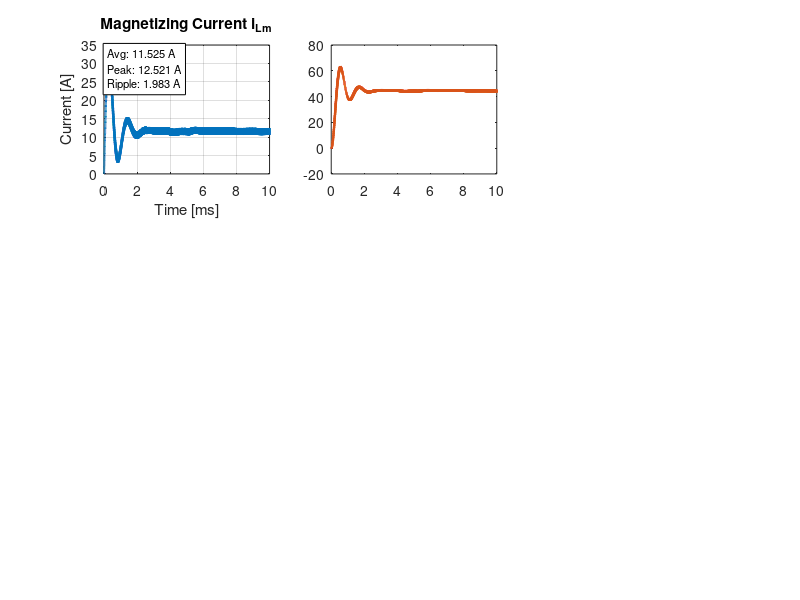

MATLAB code for this plot: (Note: this script raises an error after producing the figure.)
% =========================================================================
% Flyback Converter Simulation - State Space Average Model
% =========================================================================
% Author: LAOUAR Ouassim
% Institution: CentraleSupélec
% 
% Based on the paper:
% A. S. Raj, A. M. Siddeshwar, Guruswamy K P, Maheshan C M and 
% Vijay Sanekere C, "Modelling of flyback converter using state space 
% averaging technique," 2015 IEEE International Conference on Electronics, 
% Computing and Communication Technologies (CONECCT), Bangalore, India, 
% 2015, pp. 1-5, doi: 10.1109/CONECCT.2015.7383871.
%
% Description:
% This script simulates a flyback converter using state-space averaging
% technique. The converter model is split into two sub-intervals based on
% switch state (ON/OFF) and solved using RK4 numerical integration.
%
% State Variables: [i_Lm; v_C]
% - i_Lm: Magnetizing inductance current
% - v_C: Output capacitor voltage
% =========================================================================

clc;
clear;
close all;

%% ========================================================================
%  1. SIMULATION PARAMETERS
% =========================================================================

% Control parameters
Duty_Cycle = 0.8;      % PWM duty cycle (0.0 to 1.0)
f_sw       = 100e3;    % Switching frequency [Hz]
T_sim      = 0.01;     % Total simulation time [s]

% Circuit parameters
Vin  = 24;             % Input voltage [V]
Vd   = 0.7;            % Diode forward voltage drop [V]
R    = 10;             % Load resistance [Ω]
C    = 47e-6;          % Output capacitance [F]
Lm   = 100e-6;         % Magnetizing inductance [H]
Rsw  = 0.1;            % Switch on-resistance [Ω]
Rc   = 0.05;           % Capacitor ESR [Ω]
n    = 2;              % Transformer turns ratio (Np/Ns)

%% ========================================================================
%  2. STATE-SPACE MATRICES
% =========================================================================
% Two operating modes based on equations from the referenced paper:
% - Mode 1 (Switch ON): Primary side energy storage
% - Mode 2 (Switch OFF): Energy transfer to secondary side
% =========================================================================

% Common denominator terms
denom_time_const = C * (R + Rc);
denom_time_const2 = C * (R + Rc);
denom_L_damping  = Lm * (R + Rc);

% --- Mode 1: Switch ON ---
% Magnetizing inductance charges from input
A1 = [ -Rsw/Lm,              0;
        0,                  -1/denom_time_const ];

B1 = [  1/Lm,                0;
        0,                   0 ];
   
C1 = [  0,                   R/(R+Rc) ];
D1 = [  0,                   0 ];

% --- Mode 2: Switch OFF ---
% Energy transfers to secondary through transformer
A2 = [ -(n^2 * Rc * R)/denom_L_damping,    -(n * R)/denom_L_damping;
        (n * R)/denom_time_const2,         -1/denom_time_const ];

B2 = [  0,                  -n/Lm;
        0,                   0 ];

C2 = [ -(n*R*Rc)/(R+Rc),     R/(R+Rc) ];  
D2 = [  0,                   0 ];

%% ========================================================================
%  3. TIME DISCRETIZATION
% =========================================================================

% Use high resolution for accurate PWM representation
points_per_cycle = 200;
dt = 1/(f_sw * points_per_cycle);
time = 0:dt:T_sim;
N = length(time);

fprintf('=== Simulation Configuration ===\n');
fprintf('Time step: %.2e s\n', dt);
fprintf('Total points: %d\n', N);
fprintf('Points per switching cycle: %d\n', points_per_cycle);
fprintf('Switching period: %.2e s\n\n', 1/f_sw);

%% ========================================================================
%  4. NUMERICAL INTEGRATION (RK4 METHOD)
% =========================================================================

% Initialize state vector [i_Lm; v_C]
x = zeros(2, N); 
x(:,1) = [0; 0];  % Initial conditions: zero current and voltage

% Output and mode tracking arrays
y_out = zeros(1, N);  % Output voltage
mode = zeros(1, N);   % Switch state (1=ON, 0=OFF)

% Input vector
u = [Vin; Vd]; 
T_period = 1/f_sw;

% Main simulation loop
fprintf('Running simulation');

for k = 1:N-1
    t_curr = time(k);
    
    % Progress indicator
    if mod(k, floor(N/10)) == 0
        fprintf('.');
    end
    
    % PWM control logic
    t_in_cycle = mod(t_curr, T_period);
    
    if t_in_cycle < (Duty_Cycle * T_period)
        % Switch ON: Use Mode 1 matrices
        A = A1; 
        B = B1; 
        C_out = C1; 
        D_out = D1;
        mode(k) = 1;
    else
        % Switch OFF: Use Mode 2 matrices
        A = A2; 
        B = B2; 
        C_out = C2; 
        D_out = D2;
        mode(k) = 0;
    end
    
    % RK4 integration for state update
    k1 = A * x(:,k) + B * u;
    k2 = A * (x(:,k) + 0.5*dt*k1) + B * u;
    k3 = A * (x(:,k) + 0.5*dt*k2) + B * u;
    k4 = A * (x(:,k) + dt*k3) + B * u;
    
    x(:,k+1) = x(:,k) + (dt/6) * (k1 + 2*k2 + 2*k3 + k4);
    
    % Calculate output voltage
    y_out(k) = C_out * x(:,k) + D_out * u;
end

% Final point
y_out(N) = C2 * x(:,N) + D2 * u;
mode(N) = mode(N-1);

fprintf(' Complete!\n\n');

%% ========================================================================
%  5. PERFORMANCE METRICS (STEADY-STATE ANALYSIS)
% =========================================================================

% Analyze last 20% of simulation (steady-state region)
steady_idx = floor(0.8*N):N;

% Voltage metrics
V_out_avg = mean(y_out(steady_idx));
V_out_ripple = max(y_out(steady_idx)) - min(y_out(steady_idx));
V_cap_avg = mean(x(2,steady_idx));

% Current metrics
I_Lm_avg = mean(x(1,steady_idx));
I_Lm_peak = max(x(1,steady_idx));
I_Lm_ripple = max(x(1,steady_idx)) - min(x(1,steady_idx));

% Power and efficiency
P_out = V_out_avg^2/R;
P_in = Vin*I_Lm_avg*Duty_Cycle;
efficiency = 100*P_out/P_in;

% Ideal flyback output voltage (for comparison)
V_out_ideal = ((1/n) * Duty_Cycle * Vin) / (1 - Duty_Cycle);

% Display results
fprintf('=== Performance Metrics (Steady-State) ===\n');
fprintf('Output Voltage:\n');
fprintf('  Average: %.3f V\n', V_out_avg);
fprintf('  Ideal (theory): %.3f V\n', V_out_ideal);
fprintf('  Error: %.2f%%\n', 100*abs(V_out_avg-V_out_ideal)/V_out_ideal);
fprintf('  Ripple: %.3f V (%.2f%%)\n\n', V_out_ripple, 100*V_out_ripple/V_out_avg);

fprintf('Magnetizing Current:\n');
fprintf('  Average: %.3f A\n', I_Lm_avg);
fprintf('  Peak: %.3f A\n', I_Lm_peak);
fprintf('  Ripple: %.3f A\n\n', I_Lm_ripple);

fprintf('Power:\n');
fprintf('  Output: %.3f W\n', P_out);
fprintf('  Efficiency (approx): %.1f%%\n\n', efficiency);

%% ========================================================================
%  5b. STATE-SPACE AVERAGING & SMALL-SIGNAL ANALYSIS
% =========================================================================

% --- Large-Signal Averaged Model ---
fprintf('=== Computing State-Space Averaged Model ===\n');

d  = Duty_Cycle;
d1 = d;        % First sub-interval (switch ON)
d2 = 1 - d1;   % Second sub-interval (switch OFF)

% Averaged continuous-time state-space matrices
A_bar = d1*A1 + d2*A2;
B_bar = d1*B1 + d2*B2;
C_bar = d1*C1 + d2*C2;
D_bar = d1*D1 + d2*D2;

% Build LTI averaged model with inputs [Vin; Vd]
sys_avg = ss(A_bar, B_bar, C_bar, D_bar);

% Transfer functions from inputs to output (large-signal)
G_vin = tf(sys_avg(:,1));   % v_out / Vin
G_vd  = tf(sys_avg(:,2));   % v_out / Vd

fprintf('Large-signal averaged model created.\n\n');

% --- Small-Signal Model ---
fprintf('=== Deriving Small-Signal Transfer Functions ===\n');

% Operating point (use steady-state averages from simulation)
x_op = [I_Lm_avg; V_cap_avg];   % [i_Lm_op; v_C_op]
u_op = [Vin; Vd];               % [Vin_op; Vd_op]

% Sensitivity of state and output to duty perturbation d_hat
E_d = (A1 - A2)*x_op + (B1 - B2)*u_op;  % State sensitivity (2x1)
F_d = (C1 - C2)*x_op + (D1 - D2)*u_op;  % Output sensitivity (scalar)

% Build small-signal LTI model: Gvd(s) = v_out_hat(s) / d_hat(s)
A_lin = A_bar;
B_lin = E_d;       % Duty input
C_lin = C_bar;
D_lin = F_d;
sys_gvd = ss(A_lin, B_lin, C_lin, D_lin);

% Control-to-output transfer function
Gvd = tf(sys_gvd);

fprintf('Control-to-Output Transfer Function Gvd(s) = v_out_hat(s) / d_hat(s):\n');
disp(Gvd);

% Small-signal input-to-output: Gvg(s) = v_out_hat(s) / Vin_hat(s)
B_vin = B_bar(:,1);     % Column corresponding to Vin
D_vin = D_bar(1,1);     % Direct term Vin -> v_out
sys_gvg = ss(A_bar, B_vin, C_bar, D_vin);
Gvg = tf(sys_gvg);

fprintf('\nInput-to-Output Transfer Function Gvg(s) = v_out_hat(s) / Vin_hat(s):\n');
disp(Gvg);
fprintf('\n');

%% ========================================================================
%  6. VISUALIZATION
% =========================================================================

% Main analysis figure
figure('Color','w', 'Position', [50 50 1600 900]);

% Define zoom window (last 5 switching cycles)
t_zoom_start = T_sim - 5/f_sw;
zoom_idx = time >= t_zoom_start;

% Color scheme
color_blue = [0 0.4470 0.7410];
color_orange = [0.8500 0.3250 0.0980];
color_purple = [0.4940 0.1840 0.5560];
color_green = [0.4660 0.6740 0.1880];
color_red = [0.6350 0.0780 0.1840];

% --- Row 1: Full time-domain waveforms ---

subplot(3,3,1);
plot(time*1000, x(1,:), 'LineWidth', 1.5, 'Color', color_blue);
grid on;
title('Magnetizing Current i_{Lm}');
ylabel('Current [A]');
xlabel('Time [ms]');
xlim([0 T_sim*1000]);
text(0.02, 0.98, sprintf('Avg: %.3f A\nPeak: %.3f A\nRipple: %.3f A', ...
    I_Lm_avg, I_Lm_peak, I_Lm_ripple), 'Units', 'normalized', ...
    'VerticalAlignment', 'top', 'BackgroundColor', 'w', 'EdgeColor', 'k', 'FontSize', 8);

subplot(3,3,2);
plot(time*1000, y_out, 'LineWidth', 1.5, 'Color', color_orange);
hold on;
yline(V_out_avg, '--k', 'LineWidth', 1.5);
yline(V_out_ideal, '-.', 'Color', color_green, 'LineWidth', 1.5);
grid on;
title('Output Voltage v_{out}');
ylabel('Voltage [V]');
xlabel('Time [ms]');
xlim([0 T_sim*1000]);
legend('v_{out}', sprintf('Avg: %.2fV', V_out_avg), sprintf('Ideal: %.2fV', V_out_ideal), ...
    'Location', 'southeast', 'FontSize', 7);

subplot(3,3,3);
plot(time*1000, x(2,:), 'LineWidth', 1.5, 'Color', color_purple);
hold on;
yline(V_cap_avg, '--k', 'LineWidth', 1.5);
grid on;
title('Capacitor Voltage v_C');
ylabel('Voltage [V]');
xlabel('Time [ms]');
xlim([0 T_sim*1000]);
text(0.98, 0.98, sprintf('Avg: %.3f V', V_cap_avg), 'Units', 'normalized', ...
    'HorizontalAlignment', 'right', 'VerticalAlignment', 'top', ...
    'BackgroundColor', 'w', 'EdgeColor', 'k', 'FontSize', 8);

% --- Row 2: Zoomed view (last 5 cycles) ---

subplot(3,3,4);
plot(time(zoom_idx)*1000, x(1,zoom_idx), 'LineWidth', 2, 'Color', color_blue);
hold on;
yline(I_Lm_avg, '--r', 'LineWidth', 1.5);
grid on;
title('i_{Lm} - Zoomed (Last 5 Cycles)');
ylabel('Current [A]');
xlabel('Time [ms]');

subplot(3,3,5);
plot(time(zoom_idx)*1000, y_out(zoom_idx), 'LineWidth', 2, 'Color', color_orange);
hold on;
yline(V_out_avg, '--k', 'LineWidth', 1.5);
yline(V_out_avg + V_out_ripple/2, ':', 'Color', color_red, 'LineWidth', 1);
yline(V_out_avg - V_out_ripple/2, ':', 'Color', color_red, 'LineWidth', 1);
grid on;
title('v_{out} - Zoomed (Last 5 Cycles)');
ylabel('Voltage [V]');
xlabel('Time [ms]');
legend('v_{out}', 'Average', 'Ripple bounds', 'Location', 'best', 'FontSize', 7);

subplot(3,3,6);
plot(time(zoom_idx)*1000, mode(zoom_idx), 'LineWidth', 2, 'Color', color_purple);
grid on;
title('Switch State (PWM) - Zoomed');
ylabel('State');
xlabel('Time [ms]');
ylim([-0.1 1.1]);
yticks([0 1]);
yticklabels({'OFF', 'ON'});

% --- Row 3: Analysis plots ---

subplot(3,3,7);
plot(x(1,steady_idx), x(2,steady_idx), 'LineWidth', 1, 'Color', color_blue);
hold on;
plot(x(1,steady_idx(1)), x(2,steady_idx(1)), 'go', 'MarkerSize', 8, 'LineWidth', 2);
plot(x(1,steady_idx(end)), x(2,steady_idx(end)), 'rs', 'MarkerSize', 8, 'LineWidth', 2);
grid on;
title('Phase Plane (Steady-State)');
xlabel('i_{Lm} [A]');
ylabel('v_C [V]');
legend('Trajectory', 'Start', 'End', 'Location', 'best', 'FontSize', 7);
axis equal;

subplot(3,3,8);
P_inst = y_out.^2 / R;
plot(time*1000, P_inst, 'LineWidth', 1.5, 'Color', color_green);
hold on;
yline(P_out, '--k', 'LineWidth', 1.5);
grid on;
title('Instantaneous Output Power');
ylabel('Power [W]');
xlabel('Time [ms]');
xlim([0 T_sim*1000]);
legend('P_{out}(t)', sprintf('Avg: %.2fW', P_out), 'Location', 'southeast', 'FontSize', 7);

% Efficiency over time
subplot(3,3,9);
eta_inst = (y_out.^2 / R) ./ (Vin * x(1,:) * Duty_Cycle + eps) * 100;
eta_inst(eta_inst > 100) = 100; % Cap at 100%
eta_inst(eta_inst < 0) = 0;     % No negative efficiency
plot(time*1000, eta_inst, 'LineWidth', 1.5, 'Color', color_red);
hold on;
yline(efficiency, '--k', 'LineWidth', 1.5);
grid on;
title('Instantaneous Efficiency');
ylabel('Efficiency [%]');
xlabel('Time [ms]');
xlim([0 T_sim*1000]);
ylim([0 min(110, max(eta_inst)*1.1)]);
legend('η(t)', sprintf('Avg: %.1f%%', efficiency), 'Location', 'southeast', 'FontSize', 7);

% Main title
sgtitle(sprintf('Flyback Converter Analysis | V_{in}=%.1fV, D=%.2f, f_{sw}=%.0fkHz', ...
    Vin, Duty_Cycle, f_sw/1e3), 'FontSize', 14, 'FontWeight', 'bold');

%% ========================================================================
%  7. PERFORMANCE SUMMARY FIGURE
% =========================================================================

figure('Color','w', 'Position', [100 100 800 600]);
axis off;

% Title
text(0.5, 0.95, '\bf\fontsize{16}Flyback Converter - Performance Summary', ...
    'Units', 'normalized', 'HorizontalAlignment', 'center', ...
    'VerticalAlignment', 'top');

% Circuit schematic info
text(0.5, 0.87, sprintf('State-Space Averaging Model | Based on IEEE Paper doi:10.1109/CONECCT.2015.7383871'), ...
    'Units', 'normalized', 'HorizontalAlignment', 'center', ...
    'FontSize', 9, 'Color', [0.4 0.4 0.4]);

% Left column - Input parameters
text(0.05, 0.78, '\bf\fontsize{12}INPUT PARAMETERS', ...
    'Units', 'normalized', 'VerticalAlignment', 'top', 'Color', [0 0.4470 0.7410]);
line([0.05 0.45], [0.76 0.76], 'Color', [0 0.4470 0.7410], 'LineWidth', 2);

input_text = {
    sprintf('\\bf Input Voltage (V_{in}):  \\rm%.1f V', Vin);
    sprintf('\\bf Duty Cycle (D):  \\rm%.3f (%.1f%%)', Duty_Cycle, Duty_Cycle*100);
    sprintf('\\bf Switching Frequency (f_{sw}):  \\rm%.0f kHz', f_sw/1e3);
    sprintf('\\bf Load Resistance (R):  \\rm%.1f Ω', R);
    sprintf('\\bf Output Capacitance (C):  \\rm%.1f µF', C*1e6);
    sprintf('\\bf Magnetizing Inductance (L_m):  \\rm%.0f µH', Lm*1e6);
    sprintf('\\bf Turns Ratio (n = N_p/N_s):  \\rm%.2f', n);
    sprintf('\\bf Switch Resistance (R_{sw}):  \\rm%.2f Ω', Rsw);
    sprintf('\\bf Capacitor ESR (R_c):  \\rm%.3f Ω', Rc);
    sprintf('\\bf Diode Voltage Drop (V_d):  \\rm%.2f V', Vd);
};
text(0.08, 0.72, input_text, 'Units', 'normalized', ...
    'VerticalAlignment', 'top', 'FontSize', 10, 'Interpreter', 'tex');

% Right column - Output performance
text(0.55, 0.78, '\bf\fontsize{12}OUTPUT PERFORMANCE', ...
    'Units', 'normalized', 'VerticalAlignment', 'top', 'Color', [0.8500 0.3250 0.0980]);
line([0.55 0.95], [0.76 0.76], 'Color', [0.8500 0.3250 0.0980], 'LineWidth', 2);

output_text = {
    sprintf('\\bf Average Output Voltage:  \\rm%.3f V', V_out_avg);
    sprintf('\\bf Ideal Output Voltage:  \\rm%.3f V', V_out_ideal);
    sprintf('\\bf Voltage Error:  \\rm%.2f %%', 100*abs(V_out_avg-V_out_ideal)/V_out_ideal);
    sprintf('\\bf Output Voltage Ripple:  \\rm%.0f mV (%.2f%%)', V_out_ripple*1000, 100*V_out_ripple/V_out_avg);
    sprintf('\\bf Output Power:  \\rm%.3f W', P_out);
    sprintf('\\bf Input Power (approx):  \\rm%.3f W', P_in);
    sprintf('\\bf Efficiency:  \\rm%.1f %%', efficiency);
};
text(0.58, 0.72, output_text, 'Units', 'normalized', ...
    'VerticalAlignment', 'top', 'FontSize', 10, 'Interpreter', 'tex');

% Bottom section - Inductor current analysis
text(0.05, 0.38, '\bf\fontsize{12}MAGNETIZING CURRENT ANALYSIS', ...
    'Units', 'normalized', 'VerticalAlignment', 'top', 'Color', [0.4940 0.1840 0.5560]);
line([0.05 0.95], [0.36 0.36], 'Color', [0.4940 0.1840 0.5560], 'LineWidth', 2);

current_text = {
    sprintf('\\bf Average Current (I_{Lm,avg}):  \\rm%.3f A', I_Lm_avg);
    sprintf('\\bf Peak Current (I_{Lm,peak}):  \\rm%.3f A', I_Lm_peak);
    sprintf('\\bf Current Ripple (ΔI_{Lm}):  \\rm%.0f mA (%.2f%%)', I_Lm_ripple*1000, 100*I_Lm_ripple/I_Lm_avg);
    sprintf('\\bf RMS Current (approx):  \\rm%.3f A', sqrt(I_Lm_avg^2 + I_Lm_ripple^2/12));
};
text(0.08, 0.32, current_text, 'Units', 'normalized', ...
    'VerticalAlignment', 'top', 'FontSize', 10, 'Interpreter', 'tex');

% Capacitor voltage analysis
text(0.55, 0.38, '\bf\fontsize{12}CAPACITOR VOLTAGE', ...
    'Units', 'normalized', 'VerticalAlignment', 'top', 'Color', [0.4660 0.6740 0.1880]);
line([0.55 0.95], [0.36 0.36], 'Color', [0.4660 0.6740 0.1880], 'LineWidth', 2);

cap_text = {
    sprintf('\\bf Average Capacitor Voltage:  \\rm%.3f V', V_cap_avg);
    sprintf('\\bf Capacitor Voltage Ripple:  \\rm%.0f mV', (max(x(2,steady_idx))-min(x(2,steady_idx)))*1000);
};
text(0.58, 0.32, cap_text, 'Units', 'normalized', ...
    'VerticalAlignment', 'top', 'FontSize', 10, 'Interpreter', 'tex');

% Footer with simulation info
text(0.5, 0.08, sprintf('Simulation: %.0f ms | Time step: %.2e s | Method: RK4', ...
    T_sim*1000, dt), 'Units', 'normalized', 'HorizontalAlignment', 'center', ...
    'FontSize', 9, 'Color', [0.5 0.5 0.5]);

text(0.5, 0.03, sprintf('Author: LAOUAR Ouassim | CentraleSupélec'), ...
    'Units', 'normalized', 'HorizontalAlignment', 'center', ...
    'FontSize', 8, 'Color', [0.3 0.3 0.3], 'FontWeight', 'bold');

%% ========================================================================
%  8. FREQUENCY-DOMAIN ANALYSIS
% =========================================================================

% Extract poles and zeros for analysis
poles_gvd = pole(Gvd);
zeros_gvd = zero(Gvd);
poles_gvg = pole(Gvg);
zeros_gvg = zero(Gvg);

% Calculate stability margins
[Gm_gvd, Pm_gvd, Wgm_gvd, Wpm_gvd] = margin(Gvd);
[Gm_gvg, Pm_gvg, Wgm_gvg, Wpm_gvg] = margin(Gvg);

fprintf('=== Stability Analysis ===\n');
fprintf('Control-to-Output Gvd(s):\n');
fprintf('  Gain Margin: %.2f dB at %.2f rad/s\n', 20*log10(Gm_gvd), Wgm_gvd);
fprintf('  Phase Margin: %.2f° at %.2f rad/s\n', Pm_gvd, Wpm_gvd);
fprintf('  Poles: '); disp(poles_gvd');
fprintf('  Zeros: '); disp(zeros_gvd');
fprintf('\nInput-to-Output Gvg(s):\n');
fprintf('  Gain Margin: %.2f dB at %.2f rad/s\n', 20*log10(Gm_gvg), Wgm_gvg);
fprintf('  Phase Margin: %.2f° at %.2f rad/s\n\n', Pm_gvg, Wpm_gvg);

% --- Figure 1: Bode Plots (Enhanced) ---
figure('Color','w', 'Position', [50 50 1400 800]);

% Gvd Bode Plot
subplot(2,2,1);
[mag_gvd, phase_gvd, wout_gvd] = bode(Gvd);
mag_gvd = squeeze(mag_gvd);
phase_gvd = squeeze(phase_gvd);
wout_gvd = squeeze(wout_gvd);

yyaxis left
semilogx(wout_gvd, 20*log10(mag_gvd), 'LineWidth', 2, 'Color', [0 0.4470 0.7410]);
ylabel('Magnitude [dB]', 'FontSize', 10);
grid on;
hold on;
% Mark crossover frequency
[~, idx_0dB] = min(abs(20*log10(mag_gvd)));
plot(wout_gvd(idx_0dB), 0, 'ro', 'MarkerSize', 8, 'LineWidth', 2);

yyaxis right
semilogx(wout_gvd, phase_gvd, 'LineWidth', 2, 'Color', [0.8500 0.3250 0.0980]);
ylabel('Phase [deg]', 'FontSize', 10);
yline(-180, '--k', 'LineWidth', 1);
% Mark phase margin
if ~isinf(Wpm_gvd)
    plot(Wpm_gvd, Pm_gvd-180, 'rs', 'MarkerSize', 8, 'LineWidth', 2);
end
xlabel('Frequency [rad/s]', 'FontSize', 10);
title('G_{vd}(s) - Control-to-Output', 'FontSize', 11, 'Interpreter', 'tex');
legend('Magnitude', '0 dB', 'Phase', '-180°', 'PM', 'Location', 'southwest', 'FontSize', 8);

% Gvg Bode Plot
subplot(2,2,2);
[mag_gvg, phase_gvg, wout_gvg] = bode(Gvg);
mag_gvg = squeeze(mag_gvg);
phase_gvg = squeeze(phase_gvg);
wout_gvg = squeeze(wout_gvg);

yyaxis left
semilogx(wout_gvg, 20*log10(mag_gvg), 'LineWidth', 2, 'Color', [0 0.4470 0.7410]);
ylabel('Magnitude [dB]', 'FontSize', 10);
grid on;
hold on;
[~, idx_0dB_gvg] = min(abs(20*log10(mag_gvg)));
plot(wout_gvg(idx_0dB_gvg), 0, 'ro', 'MarkerSize', 8, 'LineWidth', 2);

yyaxis right
semilogx(wout_gvg, phase_gvg, 'LineWidth', 2, 'Color', [0.8500 0.3250 0.0980]);
ylabel('Phase [deg]', 'FontSize', 10);
yline(-180, '--k', 'LineWidth', 1);
if ~isinf(Wpm_gvg)
    plot(Wpm_gvg, Pm_gvg-180, 'rs', 'MarkerSize', 8, 'LineWidth', 2);
end
xlabel('Frequency [rad/s]', 'FontSize', 10);
title('G_{vg}(s) - Input-to-Output', 'FontSize', 11, 'Interpreter', 'tex');
legend('Magnitude', '0 dB', 'Phase', '-180°', 'PM', 'Location', 'southwest', 'FontSize', 8);

% Nyquist Plot - Gvd
subplot(2,2,3);
nyquist(Gvd);
grid on;
hold on;
% Draw unit circle
theta = linspace(0, 2*pi, 100);
plot(cos(theta), sin(theta), '--k', 'LineWidth', 1);
% Mark critical point
plot(-1, 0, 'rx', 'MarkerSize', 12, 'LineWidth', 3);
title('Nyquist Diagram - G_{vd}(s)', 'FontSize', 11, 'Interpreter', 'tex');
legend('Nyquist', 'Unit Circle', 'Critical Point (-1,0)', 'Location', 'best', 'FontSize', 8);
xlim([-2 2]);
ylim([-2 2]);

% Nyquist Plot - Gvg
subplot(2,2,4);
nyquist(Gvg);
grid on;
hold on;
plot(cos(theta), sin(theta), '--k', 'LineWidth', 1);
plot(-1, 0, 'rx', 'MarkerSize', 12, 'LineWidth', 3);
title('Nyquist Diagram - G_{vg}(s)', 'FontSize', 11, 'Interpreter', 'tex');
legend('Nyquist', 'Unit Circle', 'Critical Point (-1,0)', 'Location', 'best', 'FontSize', 8);
xlim([-2 2]);
ylim([-2 2]);

sgtitle('Frequency-Domain Analysis - Small-Signal Transfer Functions', ...
    'FontSize', 14, 'FontWeight', 'bold');


%% ========================================================================
%  9. OPTIONAL: EXPORT SIMULATION DATA
% =========================================================================
% Uncomment the following lines to save simulation results to .mat file
%
% results.time = time;
% results.current = x(1,:);
% results.voltage_cap = x(2,:);
% results.voltage_out = y_out;
% results.mode = mode;
% results.params = struct('Vin',Vin,'Duty',Duty_Cycle,'fsw',f_sw,...
%                         'R',R,'C',C,'Lm',Lm,'n',n);
% save('flyback_simulation_results.mat', 'results');
% fprintf('Results saved to flyback_simulation_results.mat\n');